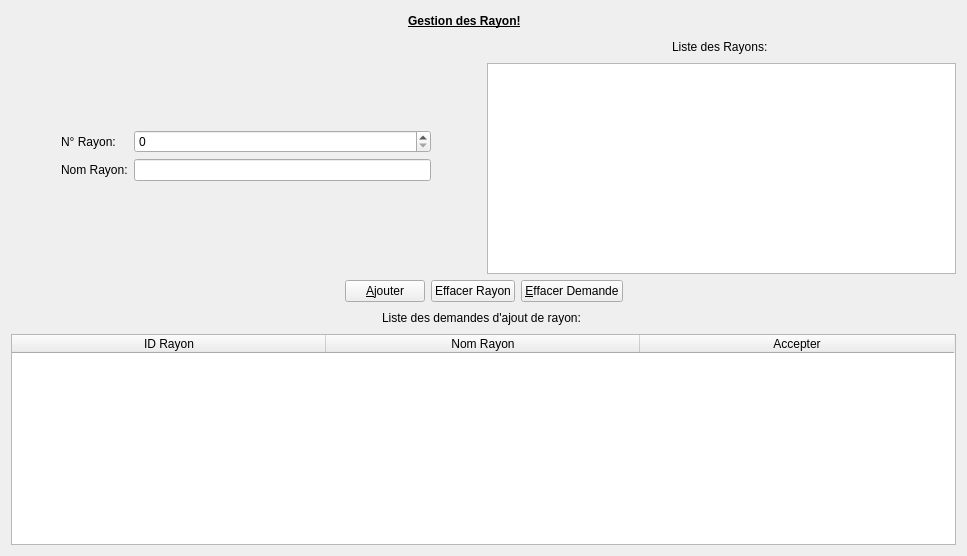
<?xml version="1.0" encoding="UTF-8"?>
<ui version="4.0">
 <class>Rayon</class>
 <widget class="QDialog" name="Rayon">
  <property name="geometry">
   <rect>
    <x>0</x>
    <y>0</y>
    <width>967</width>
    <height>556</height>
   </rect>
  </property>
  <property name="windowTitle">
   <string>Rayon</string>
  </property>
  <layout class="QVBoxLayout" name="verticalLayout_5">
   <item>
    <layout class="QVBoxLayout" name="verticalLayout_4">
     <item>
      <layout class="QHBoxLayout" name="horizontalLayout">
       <item>
        <spacer name="horizontalSpacer">
         <property name="orientation">
          <enum>Qt::Horizontal</enum>
         </property>
         <property name="sizeHint" stdset="0">
          <size>
           <width>40</width>
           <height>20</height>
          </size>
         </property>
        </spacer>
       </item>
       <item>
        <widget class="QLabel" name="label">
         <property name="font">
          <font>
           <weight>75</weight>
           <bold>true</bold>
           <underline>true</underline>
          </font>
         </property>
         <property name="text">
          <string>Gestion des Rayon!</string>
         </property>
        </widget>
       </item>
       <item>
        <spacer name="horizontalSpacer_2">
         <property name="orientation">
          <enum>Qt::Horizontal</enum>
         </property>
         <property name="sizeHint" stdset="0">
          <size>
           <width>40</width>
           <height>20</height>
          </size>
         </property>
        </spacer>
       </item>
       <item>
        <widget class="QPushButton" name="pushButtonProduitQuitter">
         <property name="styleSheet">
          <string notr="true">border:none</string>
         </property>
         <property name="text">
          <string/>
         </property>
         <property name="icon">
          <iconset resource="nWBackOffice.qrc">
           <normaloff>:/icones/mesIcones/iconFermer2.png</normaloff>:/icones/mesIcones/iconFermer2.png</iconset>
         </property>
        </widget>
       </item>
      </layout>
     </item>
     <item>
      <layout class="QHBoxLayout" name="horizontalLayout_5">
       <item>
        <layout class="QVBoxLayout" name="verticalLayout_3">
         <item>
          <spacer name="verticalSpacer">
           <property name="orientation">
            <enum>Qt::Vertical</enum>
           </property>
           <property name="sizeHint" stdset="0">
            <size>
             <width>20</width>
             <height>40</height>
            </size>
           </property>
          </spacer>
         </item>
         <item>
          <layout class="QFormLayout" name="formLayout">
           <property name="fieldGrowthPolicy">
            <enum>QFormLayout::AllNonFixedFieldsGrow</enum>
           </property>
           <property name="leftMargin">
            <number>50</number>
           </property>
           <property name="rightMargin">
            <number>50</number>
           </property>
           <item row="0" column="0">
            <widget class="QLabel" name="label_4">
             <property name="text">
              <string>N° Rayon: </string>
             </property>
            </widget>
           </item>
           <item row="0" column="1">
            <widget class="QSpinBox" name="spinBoxNUmRayon"/>
           </item>
           <item row="1" column="0">
            <widget class="QLabel" name="label_5">
             <property name="text">
              <string>Nom Rayon:</string>
             </property>
            </widget>
           </item>
           <item row="1" column="1">
            <widget class="QLineEdit" name="lineEditNomRayon"/>
           </item>
          </layout>
         </item>
         <item>
          <spacer name="verticalSpacer_2">
           <property name="orientation">
            <enum>Qt::Vertical</enum>
           </property>
           <property name="sizeHint" stdset="0">
            <size>
             <width>20</width>
             <height>40</height>
            </size>
           </property>
          </spacer>
         </item>
        </layout>
       </item>
       <item>
        <layout class="QVBoxLayout" name="verticalLayout">
         <item>
          <layout class="QHBoxLayout" name="horizontalLayout_2">
           <item>
            <spacer name="horizontalSpacer_3">
             <property name="orientation">
              <enum>Qt::Horizontal</enum>
             </property>
             <property name="sizeHint" stdset="0">
              <size>
               <width>40</width>
               <height>20</height>
              </size>
             </property>
            </spacer>
           </item>
           <item>
            <widget class="QLabel" name="label_2">
             <property name="text">
              <string>Liste des Rayons: </string>
             </property>
            </widget>
           </item>
           <item>
            <spacer name="horizontalSpacer_4">
             <property name="orientation">
              <enum>Qt::Horizontal</enum>
             </property>
             <property name="sizeHint" stdset="0">
              <size>
               <width>40</width>
               <height>20</height>
              </size>
             </property>
            </spacer>
           </item>
          </layout>
         </item>
         <item>
          <widget class="QListWidget" name="listWidgetRayon">
           <property name="selectionMode">
            <enum>QAbstractItemView::SingleSelection</enum>
           </property>
          </widget>
         </item>
        </layout>
       </item>
      </layout>
     </item>
     <item>
      <layout class="QHBoxLayout" name="horizontalLayout_4">
       <item>
        <spacer name="horizontalSpacer_7">
         <property name="orientation">
          <enum>Qt::Horizontal</enum>
         </property>
         <property name="sizeHint" stdset="0">
          <size>
           <width>40</width>
           <height>20</height>
          </size>
         </property>
        </spacer>
       </item>
       <item>
        <widget class="QPushButton" name="pushButtonAjouterRayon">
         <property name="text">
          <string>&amp;Ajouter</string>
         </property>
         <property name="icon">
          <iconset resource="nWBackOffice.qrc">
           <normaloff>:/icones/mesIcones/iconValider.png</normaloff>:/icones/mesIcones/iconValider.png</iconset>
         </property>
        </widget>
       </item>
       <item>
        <widget class="QPushButton" name="pushButtonEffacerRayon">
         <property name="text">
          <string>Effacer Rayon</string>
         </property>
         <property name="icon">
          <iconset resource="nWBackOffice.qrc">
           <normaloff>:/icones/mesIcones/iconEffacer.png</normaloff>:/icones/mesIcones/iconEffacer.png</iconset>
         </property>
        </widget>
       </item>
       <item>
        <widget class="QPushButton" name="pushButtonEffacerDamanderRayon">
         <property name="text">
          <string>&amp;Effacer Demande</string>
         </property>
         <property name="icon">
          <iconset resource="nWBackOffice.qrc">
           <normaloff>:/icones/mesIcones/iconEffacer.png</normaloff>:/icones/mesIcones/iconEffacer.png</iconset>
         </property>
        </widget>
       </item>
       <item>
        <spacer name="horizontalSpacer_8">
         <property name="orientation">
          <enum>Qt::Horizontal</enum>
         </property>
         <property name="sizeHint" stdset="0">
          <size>
           <width>40</width>
           <height>20</height>
          </size>
         </property>
        </spacer>
       </item>
      </layout>
     </item>
     <item>
      <layout class="QVBoxLayout" name="verticalLayout_2">
       <item>
        <layout class="QHBoxLayout" name="horizontalLayout_3">
         <item>
          <spacer name="horizontalSpacer_5">
           <property name="orientation">
            <enum>Qt::Horizontal</enum>
           </property>
           <property name="sizeHint" stdset="0">
            <size>
             <width>40</width>
             <height>20</height>
            </size>
           </property>
          </spacer>
         </item>
         <item>
          <widget class="QLabel" name="label_3">
           <property name="text">
            <string>Liste des demandes d'ajout de rayon: </string>
           </property>
          </widget>
         </item>
         <item>
          <spacer name="horizontalSpacer_6">
           <property name="orientation">
            <enum>Qt::Horizontal</enum>
           </property>
           <property name="sizeHint" stdset="0">
            <size>
             <width>40</width>
             <height>20</height>
            </size>
           </property>
          </spacer>
         </item>
        </layout>
       </item>
       <item>
        <widget class="QTableWidget" name="tableWidgetRayon">
         <property name="selectionMode">
          <enum>QAbstractItemView::SingleSelection</enum>
         </property>
         <property name="selectionBehavior">
          <enum>QAbstractItemView::SelectRows</enum>
         </property>
         <attribute name="horizontalHeaderCascadingSectionResizes">
          <bool>true</bool>
         </attribute>
         <attribute name="horizontalHeaderDefaultSectionSize">
          <number>314</number>
         </attribute>
         <attribute name="horizontalHeaderHighlightSections">
          <bool>false</bool>
         </attribute>
         <attribute name="horizontalHeaderShowSortIndicator" stdset="0">
          <bool>true</bool>
         </attribute>
         <attribute name="horizontalHeaderStretchLastSection">
          <bool>false</bool>
         </attribute>
         <attribute name="verticalHeaderVisible">
          <bool>false</bool>
         </attribute>
         <attribute name="verticalHeaderCascadingSectionResizes">
          <bool>true</bool>
         </attribute>
         <column>
          <property name="text">
           <string>ID Rayon</string>
          </property>
         </column>
         <column>
          <property name="text">
           <string>Nom Rayon</string>
          </property>
         </column>
         <column>
          <property name="text">
           <string>Accepter</string>
          </property>
         </column>
        </widget>
       </item>
      </layout>
     </item>
    </layout>
   </item>
  </layout>
 </widget>
 <resources>
  <include location="nWBackOffice.qrc"/>
 </resources>
 <connections/>
</ui>
